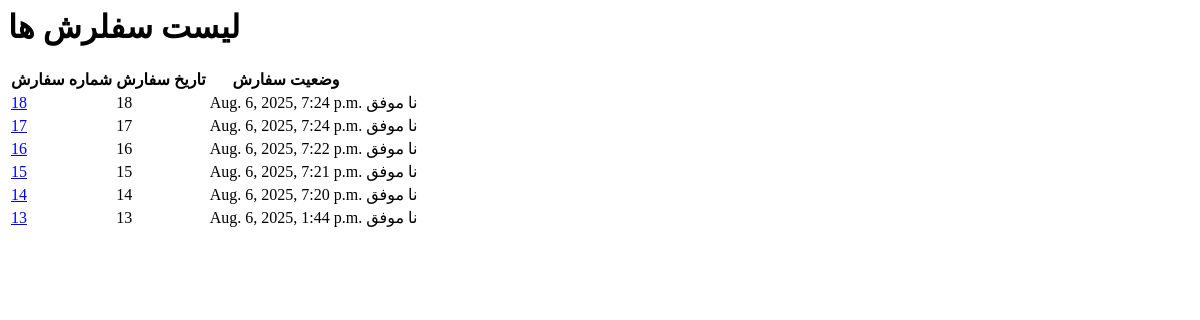
Before: /order/order-list/ (signed in) with the older database file.
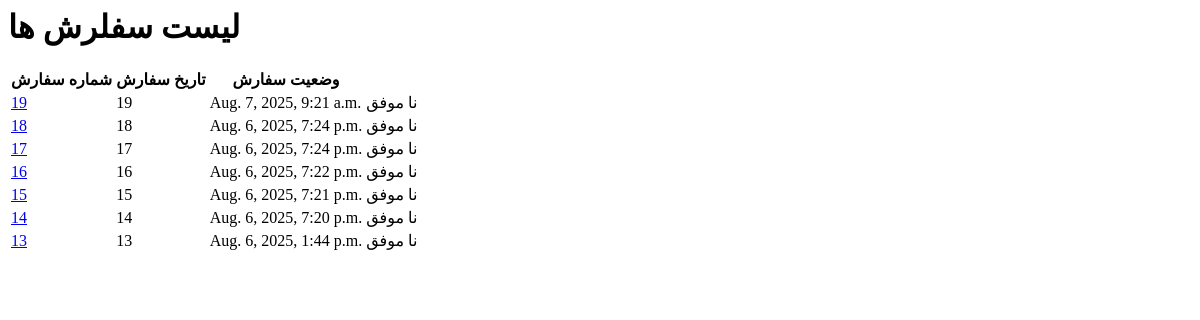
After: the same page with the newer database file.
### orders/models.py (models this page shows, shortened)
class Order(models.Model):
    buyer=models.ForeignKey(ShopUser, related_name='orders',on_delete=models.SET_NULL,null=True)
    first_name=models.CharField(max_length=50)
    last_name=models.CharField(max_length=50)
    phone=models.CharField(max_length=11)
    address=models.CharField(250)
    postal_code=models.CharField(max_length=10)
    province=models.CharField(max_length=50)
    city=models.CharField(max_length=50)
    created=models.DateTimeField(auto_now_add=True)
    updated=models.DateTimeField(auto_now=True)
    paid=models.BooleanField(default=False)
    class Meta:
        ordering=['-created']
        indexes=[
            models.Index(fields=['-created']),
        ]

### orders/views.py (the view)
# urls.py: path('order-list/',views.orders_list, name='orders-list'),
def orders_list(request):
    user=request.user
    orders=Order.objects.filter(buyer=user)
    return render(request, 'orders_list.html', {'orders':orders})

### cart/context_processors.py (called while the page is built)
def cart(request):
    return {'cart':Cart(request)}

### orders/templates/orders_list.html
<h1> لیست سفلرش ها </h1>
<table>
    <thead>
        <tr>
            <th>شماره سفارش</th>
            <th>تاریخ سفارش</th>
            <th>وضعیت سفارش</th>
        </tr>
    </thead>
    <tbody>
    {%  for order in orders %}
        <tr>
            <td>
                <a href="{% url 'orders:order_detail' order.id %}">
                {{ order.id }}
                </a>
            </td>
            <td>{{ order.id }}</td>
            <td>{{ order.created }}</td>
            {% if order.paid %}
                <td class="success">موفق</td>
            {% else %}
                <td class="success">نا موفق</td>
            {% endif %}
        </tr>
    {% endfor %}
    </tbody>
</table>

Changed rows visible on the page:
added Order: id "19", created "Aug. 7, 2025, 9:21 a.m.", paid "نا موفق"
